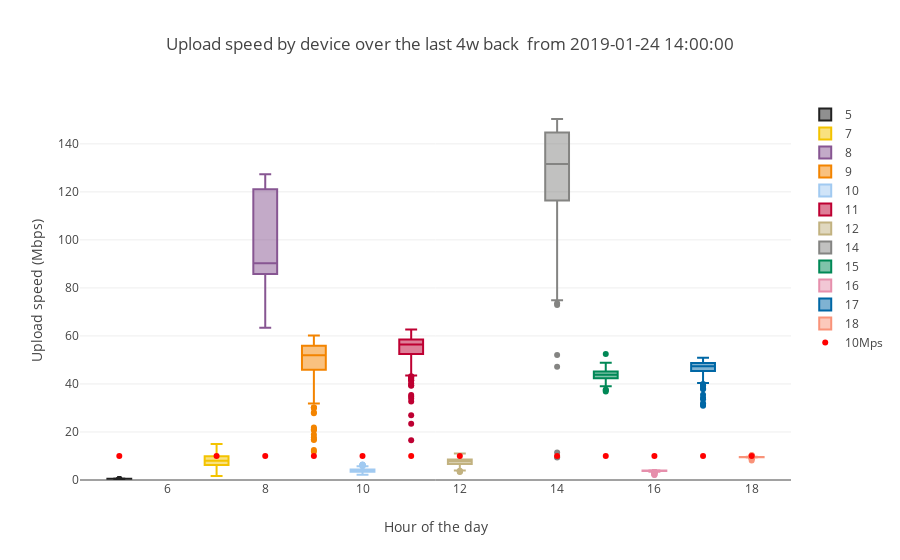

Write notebook code for a chart like this one.
### Markdown cell above
This plot shows the upload speeds for all the devices normalized around zero.
We can see the same trend - speeds are little bit higher during the night morning and take a dip during bussiness hours.

### Code cell
t="Upload speed by device"+title_tail
simple_boxplot(dataframe=upload_df,plot_value='UPLOAD',sort_value='SK_PI',
               title=t, 
               ytitle="Upload speed (Mbps)",
               xtitle="Hour of the day",uploadline=True)

### Figure 1 — Plotly figure (JSON) as saved in the notebook; plotly's stock layout.template omitted (floating-point values rounded to 4 significant figures; data arrays with more than 128 entries replaced by an {"elided": "..."} marker saying what was removed)
{"data": [{"marker": {"color": "#222222"}, "name": "5", "type": "box", "y": {"elided": "177 float values"}}, {"marker": {"color": "#F3C300"}, "name": "7", "type": "box", "y": {"elided": "177 float values"}}, {"marker": {"color": "#875692"}, "name": "8", "type": "box", "y": [84.39, 89.9, 121.0, 89.75, 90.05, 63.44, 90.5, 127.3, 79.47, 125.5, 91.19, 88.81, 86.96, 121.2, 90.68, 90.53, 89.26, 121.8, 79.33, 68.18, 91.09, 84.58, 121.5, 126.5]}, {"marker": {"color": "#F38400"}, "name": "9", "type": "box", "y": {"elided": "177 float values"}}, {"marker": {"color": "#A1CAF1"}, "name": "10", "type": "box", "y": {"elided": "155 float values"}}, {"marker": {"color": "#BE0032"}, "name": "11", "type": "box", "y": {"elided": "177 float values"}}, {"marker": {"color": "#C2B280"}, "name": "12", "type": "box", "y": {"elided": "177 float values"}}, {"marker": {"color": "#848482"}, "name": "14", "type": "box", "y": {"elided": "176 float values"}}, {"marker": {"color": "#008856"}, "name": "15", "type": "box", "y": {"elided": "177 float values"}}, {"marker": {"color": "#E68FAC"}, "name": "16", "type": "box", "y": {"elided": "166 float values"}}, {"marker": {"color": "#0067A5"}, "name": "17", "type": "box", "y": {"elided": "175 float values"}}, {"marker": {"color": "#F99379"}, "name": "18", "type": "box", "y": {"elided": "173 float values"}}, {"marker": {"color": "red"}, "mode": "markers", "name": "10Mps", "type": "scatter", "x": [5, 7, 8, 9, 10, 11, 12, 14, 15, 16, 17, 18], "y": [10, 10, 10, 10, 10, 10, 10, 10, 10, 10, 10, 10]}], "layout": {"title": "Upload speed by device over the last 4w back  from 2019-01-24 14:00:00", "xaxis": {"title": "Hour of the day"}, "yaxis": {"rangemode": "tozero", "title": "Upload speed (Mbps)"}}}
